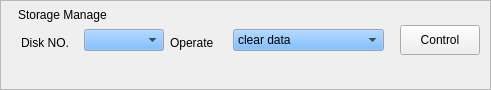
  <widget class="QFrame" name="frame8">
   <property name="geometry">
    <rect>
     <x>318</x>
     <y>139</y>
     <width>491</width>
     <height>90</height>
    </rect>
   </property>
   <property name="frameShape">
    <enum>QFrame::StyledPanel</enum>
   </property>
   <property name="frameShadow">
    <enum>QFrame::Plain</enum>
   </property>
   <widget class="QLabel" name="textLabel6">
    <property name="geometry">
     <rect>
      <x>18</x>
      <y>5</y>
      <width>121</width>
      <height>20</height>
     </rect>
    </property>
    <property name="midLineWidth">
     <number>3</number>
    </property>
    <property name="text">
     <string>Storage Manage</string>
    </property>
    <property name="wordWrap">
     <bool>false</bool>
    </property>
   </widget>
   <widget class="QLabel" name="textLabel7">
    <property name="geometry">
     <rect>
      <x>21</x>
      <y>27</y>
      <width>62</width>
      <height>31</height>
     </rect>
    </property>
    <property name="text">
     <string>Disk NO.</string>
    </property>
    <property name="wordWrap">
     <bool>false</bool>
    </property>
   </widget>
   <widget class="QComboBox" name="ComboxDiskNo">
    <property name="geometry">
     <rect>
      <x>84</x>
      <y>29</y>
      <width>80</width>
      <height>22</height>
     </rect>
    </property>
    <property name="palette">
     <palette>
      <active>
       <colorrole role="WindowText">
        <brush brushstyle="SolidPattern">
         <color alpha="255">
          <red>0</red>
          <green>0</green>
          <blue>0</blue>
         </color>
        </brush>
       </colorrole>
       <colorrole role="Button">
        <brush brushstyle="SolidPattern">
         <color alpha="255">
          <red>85</red>
          <green>170</green>
          <blue>255</blue>
         </color>
        </brush>
       </colorrole>
       <colorrole role="Light">
        <brush brushstyle="SolidPattern">
         <color alpha="255">
          <red>212</red>
          <green>234</green>
          <blue>255</blue>
         </color>
        </brush>
       </colorrole>
       <colorrole role="Midlight">
        <brush brushstyle="SolidPattern">
         <color alpha="255">
          <red>148</red>
          <green>202</green>
          <blue>255</blue>
         </color>
        </brush>
       </colorrole>
       <colorrole role="Dark">
        <brush brushstyle="SolidPattern">
         <color alpha="255">
          <red>42</red>
          <green>85</green>
          <blue>127</blue>
         </color>
        </brush>
       </colorrole>
       <colorrole role="Mid">
        <brush brushstyle="SolidPattern">
         <color alpha="255">
          <red>57</red>
          <green>113</green>
          <blue>170</blue>
         </color>
        </brush>
       </colorrole>
       <colorrole role="Text">
        <brush brushstyle="SolidPattern">
         <color alpha="255">
          <red>0</red>
          <green>0</green>
          <blue>0</blue>
         </color>
        </brush>
       </colorrole>
       <colorrole role="BrightText">
        <brush brushstyle="SolidPattern">
         <color alpha="255">
          <red>255</red>
          <green>255</green>
          <blue>255</blue>
         </color>
        </brush>
       </colorrole>
       <colorrole role="ButtonText">
        <brush brushstyle="SolidPattern">
         <color alpha="255">
          <red>0</red>
          <green>0</green>
          <blue>0</blue>
         </color>
        </brush>
       </colorrole>
       <colorrole role="Base">
        <brush brushstyle="SolidPattern">
         <color alpha="255">
          <red>255</red>
          <green>255</green>
          <blue>255</blue>
         </color>
        </brush>
       </colorrole>
       <colorrole role="Window">
        <brush brushstyle="SolidPattern">
         <color alpha="255">
          <red>212</red>
          <green>228</green>
          <blue>255</blue>
         </color>
        </brush>
       </colorrole>
       <colorrole role="Shadow">
        <brush brushstyle="SolidPattern">
         <color alpha="255">
          <red>0</red>
          <green>0</green>
          <blue>0</blue>
         </color>
        </brush>
       </colorrole>
       <colorrole role="Highlight">
        <brush brushstyle="SolidPattern">
         <color alpha="255">
          <red>0</red>
          <green>0</green>
          <blue>128</blue>
         </color>
        </brush>
       </colorrole>
       <colorrole role="HighlightedText">
        <brush brushstyle="SolidPattern">
         <color alpha="255">
          <red>255</red>
          <green>255</green>
          <blue>255</blue>
         </color>
        </brush>
       </colorrole>
       <colorrole role="Link">
        <brush brushstyle="SolidPattern">
         <color alpha="255">
          <red>0</red>
          <green>0</green>
          <blue>0</blue>
         </color>
        </brush>
       </colorrole>
       <colorrole role="LinkVisited">
        <brush brushstyle="SolidPattern">
         <color alpha="255">
          <red>0</red>
          <green>0</green>
          <blue>0</blue>
         </color>
        </brush>
       </colorrole>
      </active>
      <inactive>
       <colorrole role="WindowText">
        <brush brushstyle="SolidPattern">
         <color alpha="255">
          <red>0</red>
          <green>0</green>
          <blue>0</blue>
         </color>
        </brush>
       </colorrole>
       <colorrole role="Button">
        <brush brushstyle="SolidPattern">
         <color alpha="255">
          <red>85</red>
          <green>170</green>
          <blue>255</blue>
         </color>
        </brush>
       </colorrole>
       <colorrole role="Light">
        <brush brushstyle="SolidPattern">
         <color alpha="255">
          <red>212</red>
          <green>234</green>
          <blue>255</blue>
         </color>
        </brush>
       </colorrole>
       <colorrole role="Midlight">
        <brush brushstyle="SolidPattern">
         <color alpha="255">
          <red>123</red>
          <green>189</green>
          <blue>255</blue>
         </color>
        </brush>
       </colorrole>
       <colorrole role="Dark">
        <brush brushstyle="SolidPattern">
         <color alpha="255">
          <red>42</red>
          <green>85</green>
          <blue>127</blue>
         </color>
        </brush>
       </colorrole>
       <colorrole role="Mid">
        <brush brushstyle="SolidPattern">
         <color alpha="255">
          <red>57</red>
          <green>113</green>
          <blue>170</blue>
         </color>
        </brush>
       </colorrole>
       <colorrole role="Text">
        <brush brushstyle="SolidPattern">
         <color alpha="255">
          <red>0</red>
          <green>0</green>
          <blue>0</blue>
         </color>
        </brush>
       </colorrole>
       <colorrole role="BrightText">
        <brush brushstyle="SolidPattern">
         <color alpha="255">
          <red>255</red>
          <green>255</green>
          <blue>255</blue>
         </color>
        </brush>
       </colorrole>
       <colorrole role="ButtonText">
        <brush brushstyle="SolidPattern">
         <color alpha="255">
          <red>0</red>
          <green>0</green>
          <blue>0</blue>
         </color>
        </brush>
       </colorrole>
       <colorrole role="Base">
        <brush brushstyle="SolidPattern">
         <color alpha="255">
          <red>255</red>
          <green>255</green>
          <blue>255</blue>
         </color>
        </brush>
       </colorrole>
       <colorrole role="Window">
        <brush brushstyle="SolidPattern">
         <color alpha="255">
          <red>212</red>
          <green>228</green>
          <blue>255</blue>
         </color>
        </brush>
       </colorrole>
       <colorrole role="Shadow">
        <brush brushstyle="SolidPattern">
         <color alpha="255">
          <red>0</red>
          <green>0</green>
          <blue>0</blue>
         </color>
        </brush>
       </colorrole>
       <colorrole role="Highlight">
        <brush brushstyle="SolidPattern">
         <color alpha="255">
          <red>0</red>
          <green>0</green>
          <blue>128</blue>
         </color>
        </brush>
       </colorrole>
       <colorrole role="HighlightedText">
        <brush brushstyle="SolidPattern">
         <color alpha="255">
          <red>255</red>
          <green>255</green>
          <blue>255</blue>
         </color>
        </brush>
       </colorrole>
       <colorrole role="Link">
        <brush brushstyle="SolidPattern">
         <color alpha="255">
          <red>0</red>
          <green>0</green>
          <blue>255</blue>
         </color>
        </brush>
       </colorrole>
       <colorrole role="LinkVisited">
        <brush brushstyle="SolidPattern">
         <color alpha="255">
          <red>255</red>
          <green>0</green>
          <blue>255</blue>
         </color>
        </brush>
       </colorrole>
      </inactive>
      <disabled>
       <colorrole role="WindowText">
        <brush brushstyle="SolidPattern">
         <color alpha="255">
          <red>128</red>
          <green>128</green>
          <blue>128</blue>
         </color>
        </brush>
       </colorrole>
       <colorrole role="Button">
        <brush brushstyle="SolidPattern">
         <color alpha="255">
          <red>85</red>
          <green>170</green>
          <blue>255</blue>
         </color>
        </brush>
       </colorrole>
       <colorrole role="Light">
        <brush brushstyle="SolidPattern">
         <color alpha="255">
          <red>212</red>
          <green>234</green>
          <blue>255</blue>
         </color>
        </brush>
       </colorrole>
       <colorrole role="Midlight">
        <brush brushstyle="SolidPattern">
         <color alpha="255">
          <red>123</red>
          <green>189</green>
          <blue>255</blue>
         </color>
        </brush>
       </colorrole>
       <colorrole role="Dark">
        <brush brushstyle="SolidPattern">
         <color alpha="255">
          <red>42</red>
          <green>85</green>
          <blue>127</blue>
         </color>
        </brush>
       </colorrole>
       <colorrole role="Mid">
        <brush brushstyle="SolidPattern">
         <color alpha="255">
          <red>57</red>
          <green>113</green>
          <blue>170</blue>
         </color>
        </brush>
       </colorrole>
       <colorrole role="Text">
        <brush brushstyle="SolidPattern">
         <color alpha="255">
          <red>128</red>
          <green>128</green>
          <blue>128</blue>
         </color>
        </brush>
       </colorrole>
       <colorrole role="BrightText">
        <brush brushstyle="SolidPattern">
         <color alpha="255">
          <red>255</red>
          <green>255</green>
          <blue>255</blue>
         </color>
        </brush>
       </colorrole>
       <colorrole role="ButtonText">
        <brush brushstyle="SolidPattern">
         <color alpha="255">
          <red>128</red>
          <green>128</green>
          <blue>128</blue>
         </color>
        </brush>
       </colorrole>
       <colorrole role="Base">
        <brush brushstyle="SolidPattern">
         <color alpha="255">
          <red>255</red>
          <green>255</green>
          <blue>255</blue>
         </color>
        </brush>
       </colorrole>
       <colorrole role="Window">
        <brush brushstyle="SolidPattern">
         <color alpha="255">
          <red>212</red>
          <green>228</green>
          <blue>255</blue>
         </color>
        </brush>
       </colorrole>
       <colorrole role="Shadow">
        <brush brushstyle="SolidPattern">
         <color alpha="255">
          <red>0</red>
          <green>0</green>
          <blue>0</blue>
         </color>
        </brush>
       </colorrole>
       <colorrole role="Highlight">
        <brush brushstyle="SolidPattern">
         <color alpha="255">
          <red>0</red>
          <green>0</green>
          <blue>128</blue>
         </color>
        </brush>
       </colorrole>
       <colorrole role="HighlightedText">
        <brush brushstyle="SolidPattern">
         <color alpha="255">
          <red>255</red>
          <green>255</green>
          <blue>255</blue>
         </color>
        </brush>
       </colorrole>
       <colorrole role="Link">
        <brush brushstyle="SolidPattern">
         <color alpha="255">
          <red>0</red>
          <green>0</green>
          <blue>255</blue>
         </color>
        </brush>
       </colorrole>
       <colorrole role="LinkVisited">
        <brush brushstyle="SolidPattern">
         <color alpha="255">
          <red>255</red>
          <green>0</green>
          <blue>255</blue>
         </color>
        </brush>
       </colorrole>
      </disabled>
     </palette>
    </property>
   </widget>
   <widget class="QLabel" name="TextDiskInfo">
    <property name="geometry">
     <rect>
      <x>20</x>
      <y>60</y>
      <width>370</width>
      <height>22</height>
     </rect>
    </property>
    <property name="text">
     <string/>
    </property>
    <property name="wordWrap">
     <bool>false</bool>
    </property>
   </widget>
   <widget class="QLabel" name="textLabel8">
    <property name="geometry">
     <rect>
      <x>170</x>
      <y>27</y>
      <width>61</width>
      <height>31</height>
     </rect>
    </property>
    <property name="text">
     <string>Operate</string>
    </property>
    <property name="wordWrap">
     <bool>false</bool>
    </property>
   </widget>
   <widget class="QComboBox" name="ComboxOperateType">
    <property name="geometry">
     <rect>
      <x>233</x>
      <y>29</y>
      <width>151</width>
      <height>22</height>
     </rect>
    </property>
    <property name="palette">
     <palette>
      <active>
       <colorrole role="WindowText">
        <brush brushstyle="SolidPattern">
         <color alpha="255">
          <red>0</red>
          <green>0</green>
          <blue>0</blue>
         </color>
        </brush>
       </colorrole>
       <colorrole role="Button">
        <brush brushstyle="SolidPattern">
         <color alpha="255">
          <red>85</red>
          <green>170</green>
          <blue>255</blue>
         </color>
        </brush>
       </colorrole>
       <colorrole role="Light">
        <brush brushstyle="SolidPattern">
         <color alpha="255">
          <red>212</red>
          <green>234</green>
          <blue>255</blue>
         </color>
        </brush>
       </colorrole>
       <colorrole role="Midlight">
        <brush brushstyle="SolidPattern">
         <color alpha="255">
          <red>148</red>
          <green>202</green>
          <blue>255</blue>
         </color>
        </brush>
       </colorrole>
       <colorrole role="Dark">
        <brush brushstyle="SolidPattern">
         <color alpha="255">
          <red>42</red>
          <green>85</green>
          <blue>127</blue>
         </color>
        </brush>
       </colorrole>
       <colorrole role="Mid">
        <brush brushstyle="SolidPattern">
         <color alpha="255">
          <red>57</red>
          <green>113</green>
          <blue>170</blue>
         </color>
        </brush>
       </colorrole>
       <colorrole role="Text">
        <brush brushstyle="SolidPattern">
         <color alpha="255">
          <red>0</red>
          <green>0</green>
          <blue>0</blue>
         </color>
        </brush>
       </colorrole>
       <colorrole role="BrightText">
        <brush brushstyle="SolidPattern">
         <color alpha="255">
          <red>255</red>
          <green>255</green>
          <blue>255</blue>
         </color>
        </brush>
       </colorrole>
       <colorrole role="ButtonText">
        <brush brushstyle="SolidPattern">
         <color alpha="255">
          <red>0</red>
          <green>0</green>
          <blue>0</blue>
         </color>
        </brush>
       </colorrole>
       <colorrole role="Base">
        <brush brushstyle="SolidPattern">
         <color alpha="255">
          <red>255</red>
          <green>255</green>
          <blue>255</blue>
         </color>
        </brush>
       </colorrole>
       <colorrole role="Window">
        <brush brushstyle="SolidPattern">
         <color alpha="255">
          <red>212</red>
          <green>228</green>
          <blue>255</blue>
         </color>
        </brush>
       </colorrole>
       <colorrole role="Shadow">
        <brush brushstyle="SolidPattern">
         <color alpha="255">
          <red>0</red>
          <green>0</green>
          <blue>0</blue>
         </color>
        </brush>
       </colorrole>
       <colorrole role="Highlight">
        <brush brushstyle="SolidPattern">
         <color alpha="255">
          <red>0</red>
          <green>0</green>
          <blue>128</blue>
         </color>
        </brush>
       </colorrole>
       <colorrole role="HighlightedText">
        <brush brushstyle="SolidPattern">
         <color alpha="255">
          <red>255</red>
          <green>255</green>
          <blue>255</blue>
         </color>
        </brush>
       </colorrole>
       <colorrole role="Link">
        <brush brushstyle="SolidPattern">
         <color alpha="255">
          <red>0</red>
          <green>0</green>
          <blue>0</blue>
         </color>
        </brush>
       </colorrole>
       <colorrole role="LinkVisited">
        <brush brushstyle="SolidPattern">
         <color alpha="255">
          <red>0</red>
          <green>0</green>
          <blue>0</blue>
         </color>
        </brush>
       </colorrole>
      </active>
      <inactive>
       <colorrole role="WindowText">
        <brush brushstyle="SolidPattern">
         <color alpha="255">
          <red>0</red>
          <green>0</green>
          <blue>0</blue>
         </color>
        </brush>
       </colorrole>
       <colorrole role="Button">
        <brush brushstyle="SolidPattern">
         <color alpha="255">
          <red>85</red>
          <green>170</green>
          <blue>255</blue>
         </color>
        </brush>
       </colorrole>
       <colorrole role="Light">
        <brush brushstyle="SolidPattern">
         <color alpha="255">
          <red>212</red>
          <green>234</green>
          <blue>255</blue>
         </color>
        </brush>
       </colorrole>
       <colorrole role="Midlight">
        <brush brushstyle="SolidPattern">
         <color alpha="255">
          <red>123</red>
          <green>189</green>
          <blue>255</blue>
         </color>
        </brush>
       </colorrole>
       <colorrole role="Dark">
        <brush brushstyle="SolidPattern">
         <color alpha="255">
          <red>42</red>
          <green>85</green>
          <blue>127</blue>
         </color>
        </brush>
       </colorrole>
       <colorrole role="Mid">
        <brush brushstyle="SolidPattern">
         <color alpha="255">
          <red>57</red>
          <green>113</green>
          <blue>170</blue>
         </color>
        </brush>
       </colorrole>
       <colorrole role="Text">
        <brush brushstyle="SolidPattern">
         <color alpha="255">
          <red>0</red>
          <green>0</green>
          <blue>0</blue>
         </color>
        </brush>
       </colorrole>
       <colorrole role="BrightText">
        <brush brushstyle="SolidPattern">
         <color alpha="255">
          <red>255</red>
          <green>255</green>
          <blue>255</blue>
         </color>
        </brush>
       </colorrole>
       <colorrole role="ButtonText">
        <brush brushstyle="SolidPattern">
         <color alpha="255">
          <red>0</red>
          <green>0</green>
          <blue>0</blue>
         </color>
        </brush>
       </colorrole>
       <colorrole role="Base">
        <brush brushstyle="SolidPattern">
         <color alpha="255">
          <red>255</red>
          <green>255</green>
          <blue>255</blue>
         </color>
        </brush>
       </colorrole>
       <colorrole role="Window">
        <brush brushstyle="SolidPattern">
         <color alpha="255">
          <red>212</red>
          <green>228</green>
          <blue>255</blue>
         </color>
        </brush>
       </colorrole>
       <colorrole role="Shadow">
        <brush brushstyle="SolidPattern">
         <color alpha="255">
          <red>0</red>
          <green>0</green>
          <blue>0</blue>
         </color>
        </brush>
       </colorrole>
       <colorrole role="Highlight">
        <brush brushstyle="SolidPattern">
         <color alpha="255">
          <red>0</red>
          <green>0</green>
          <blue>128</blue>
         </color>
        </brush>
       </colorrole>
       <colorrole role="HighlightedText">
        <brush brushstyle="SolidPattern">
         <color alpha="255">
          <red>255</red>
          <green>255</green>
          <blue>255</blue>
         </color>
        </brush>
       </colorrole>
       <colorrole role="Link">
        <brush brushstyle="SolidPattern">
         <color alpha="255">
          <red>0</red>
          <green>0</green>
          <blue>255</blue>
         </color>
        </brush>
       </colorrole>
       <colorrole role="LinkVisited">
        <brush brushstyle="SolidPattern">
         <color alpha="255">
          <red>255</red>
          <green>0</green>
          <blue>255</blue>
         </color>
        </brush>
       </colorrole>
      </inactive>
      <disabled>
       <colorrole role="WindowText">
        <brush brushstyle="SolidPattern">
         <color alpha="255">
          <red>128</red>
          <green>128</green>
          <blue>128</blue>
         </color>
        </brush>
       </colorrole>
       <colorrole role="Button">
        <brush brushstyle="SolidPattern">
         <color alpha="255">
          <red>85</red>
          <green>170</green>
          <blue>255</blue>
         </color>
        </brush>
       </colorrole>
       <colorrole role="Light">
        <brush brushstyle="SolidPattern">
         <color alpha="255">
          <red>212</red>
          <green>234</green>
          <blue>255</blue>
         </color>
        </brush>
       </colorrole>
       <colorrole role="Midlight">
        <brush brushstyle="SolidPattern">
         <color alpha="255">
          <red>123</red>
          <green>189</green>
          <blue>255</blue>
         </color>
        </brush>
       </colorrole>
       <colorrole role="Dark">
        <brush brushstyle="SolidPattern">
         <color alpha="255">
          <red>42</red>
          <green>85</green>
          <blue>127</blue>
         </color>
        </brush>
       </colorrole>
       <colorrole role="Mid">
        <brush brushstyle="SolidPattern">
         <color alpha="255">
          <red>57</red>
          <green>113</green>
          <blue>170</blue>
         </color>
        </brush>
       </colorrole>
       <colorrole role="Text">
        <brush brushstyle="SolidPattern">
         <color alpha="255">
          <red>128</red>
          <green>128</green>
          <blue>128</blue>
         </color>
        </brush>
       </colorrole>
       <colorrole role="BrightText">
        <brush brushstyle="SolidPattern">
         <color alpha="255">
          <red>255</red>
          <green>255</green>
          <blue>255</blue>
         </color>
        </brush>
       </colorrole>
       <colorrole role="ButtonText">
        <brush brushstyle="SolidPattern">
         <color alpha="255">
          <red>128</red>
          <green>128</green>
          <blue>128</blue>
         </color>
        </brush>
       </colorrole>
       <colorrole role="Base">
        <brush brushstyle="SolidPattern">
         <color alpha="255">
          <red>255</red>
          <green>255</green>
          <blue>255</blue>
         </color>
        </brush>
       </colorrole>
       <colorrole role="Window">
        <brush brushstyle="SolidPattern">
         <color alpha="255">
          <red>212</red>
          <green>228</green>
          <blue>255</blue>
         </color>
        </brush>
       </colorrole>
       <colorrole role="Shadow">
        <brush brushstyle="SolidPattern">
         <color alpha="255">
          <red>0</red>
          <green>0</green>
          <blue>0</blue>
         </color>
        </brush>
       </colorrole>
       <colorrole role="Highlight">
        <brush brushstyle="SolidPattern">
         <color alpha="255">
          <red>0</red>
          <green>0</green>
          <blue>128</blue>
         </color>
        </brush>
       </colorrole>
       <colorrole role="HighlightedText">
        <brush brushstyle="SolidPattern">
         <color alpha="255">
          <red>255</red>
          <green>255</green>
          <blue>255</blue>
         </color>
        </brush>
       </colorrole>
       <colorrole role="Link">
        <brush brushstyle="SolidPattern">
         <color alpha="255">
          <red>0</red>
          <green>0</green>
          <blue>255</blue>
         </color>
        </brush>
       </colorrole>
       <colorrole role="LinkVisited">
        <brush brushstyle="SolidPattern">
         <color alpha="255">
          <red>255</red>
          <green>0</green>
          <blue>255</blue>
         </color>
        </brush>
       </colorrole>
      </disabled>
     </palette>
    </property>
    <item>
     <property name="text">
      <string>clear data</string>
     </property>
    </item>
    <item>
     <property name="text">
      <string>read &amp; write</string>
     </property>
    </item>
    <item>
     <property name="text">
      <string>read Only</string>
     </property>
    </item>
    <item>
     <property name="text">
      <string>Redundant</string>
     </property>
    </item>
    <item>
     <property name="text">
      <string>Error Recovery</string>
     </property>
    </item>
   </widget>
   <widget class="QPushButton" name="ButDiskControl">
    <property name="geometry">
     <rect>
      <x>400</x>
      <y>25</y>
      <width>80</width>
      <height>30</height>
     </rect>
    </property>
    <property name="text">
     <string>Control</string>
    </property>
   </widget>
  </widget>
